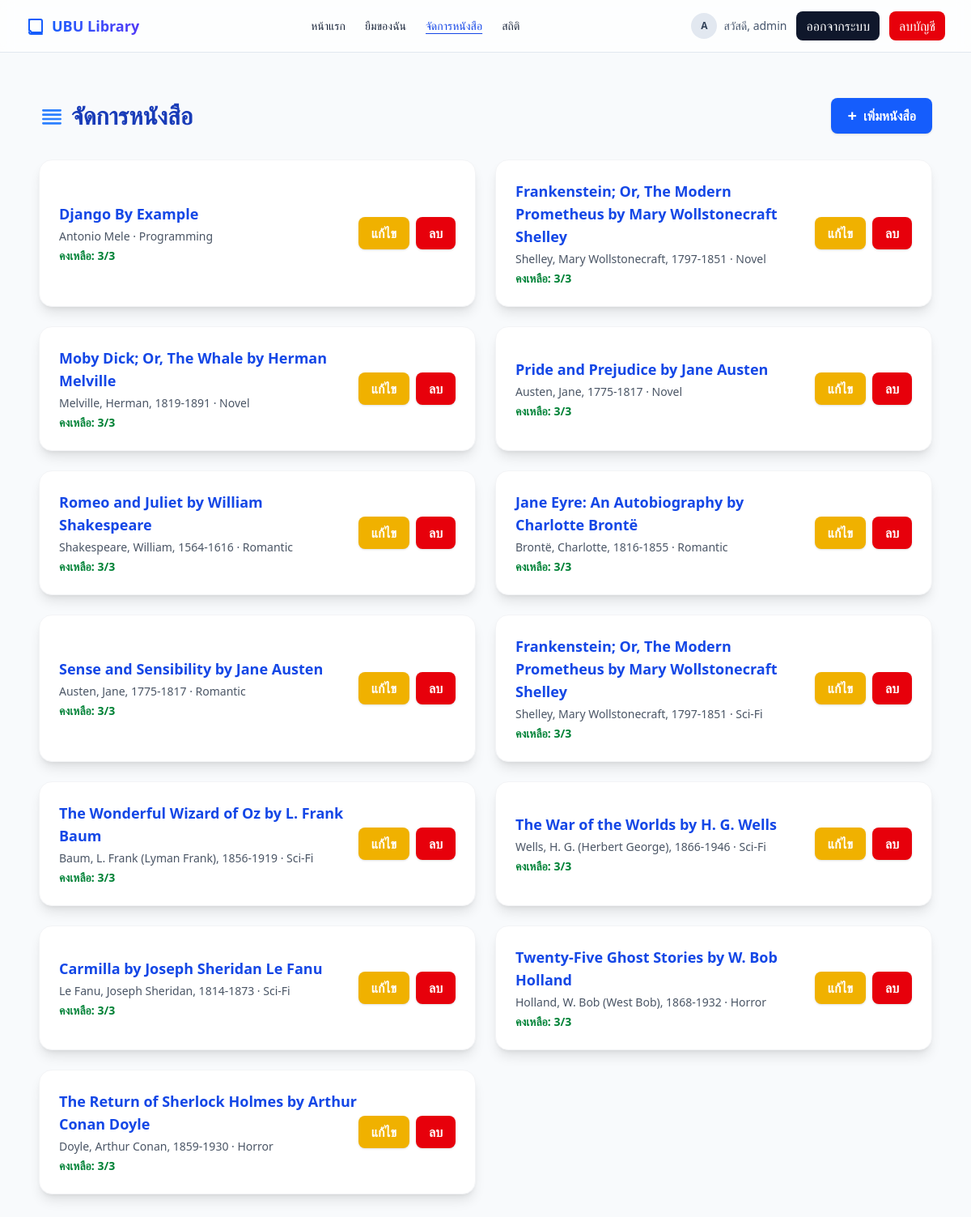
The app's page /manage/books/ (signed in), older data.
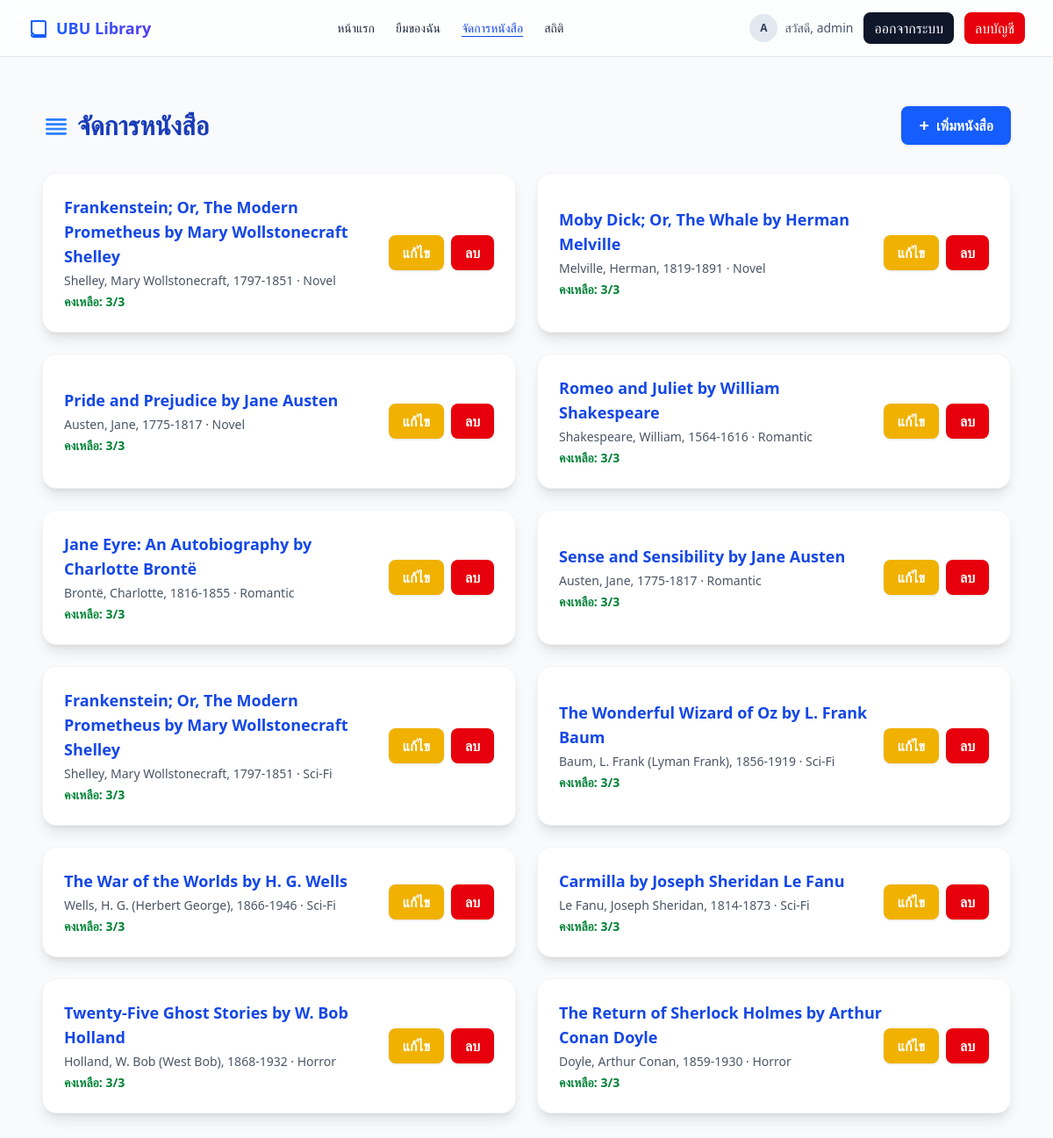
The same page, newer data.
### core/models.py (models this page shows, shortened)
class Book(models.Model):
    title = models.CharField(max_length=255)
    author = models.CharField(max_length=255)
    category = models.ForeignKey(Category, on_delete=models.SET_NULL, null=True)
    description = models.TextField(blank=True)
    cover_image = models.ImageField(upload_to='covers/', blank=True, null=True)
    total_copies = models.PositiveIntegerField(default=1)
    available_copies = models.PositiveIntegerField(default=1)
    created_at = models.DateTimeField(auto_now_add=True)

class Category(models.Model):
    name = models.CharField(max_length=100, unique=True)
    def __str__(self):
        return self.name

### core/views.py (the view)
# urls.py: path('manage/books/', views.book_manage_list, name='book_manage_list'),
@staff_required
def book_manage_list(request):
    books = Book.objects.select_related('category').all()
    return render(request, 'manage/book_manage_list.html', {'books': books})

### core/views.py (called while the page is built)
def staff_required(view):
    return user_passes_test(lambda u: u.is_staff)(view)

### core/templates/manage/book_manage_list.html
{% extends 'base.html' %}
{% block content %}
<div class="max-w-6xl mx-auto p-6">
    <div class="flex items-center justify-between mb-8">
        <h2 class="text-3xl font-bold text-blue-800 flex items-center gap-2">
            <svg class="w-8 h-8 text-blue-500" fill="none" stroke="currentColor" stroke-width="2" viewBox="0 0 24 24"><path stroke-linecap="round" stroke-linejoin="round" d="M4 19h16M4 15h16M4 11h16M4 7h16"></path></svg>
            จัดการหนังสือ
        </h2>
        <a href="{% url 'book_create' %}" class="bg-blue-600 text-white px-5 py-2 rounded-lg shadow hover:bg-blue-700 transition font-semibold flex items-center gap-2">
            <span class="text-xl">+</span> เพิ่มหนังสือ
        </a>
    </div>
    <div class="grid md:grid-cols-2 gap-6">
        {% for b in books %}
        <div class="p-6 bg-white rounded-2xl shadow-lg flex flex-col md:flex-row md:items-center md:justify-between border border-gray-100 hover:shadow-xl transition">
            <div>
                <div class="font-semibold text-lg text-blue-700">{{ b.title }}</div>
                <div class="text-sm text-gray-600 mt-1">{{ b.author }} · {{ b.category }}</div>
                <div class="text-sm mt-1 text-green-700 font-semibold">คงเหลือ: {{ b.available_copies }}/{{ b.total_copies }}</div>
            </div>
            <div class="mt-4 md:mt-0 flex gap-2">
                <a href="{% url 'book_edit' b.id %}" class="px-4 py-2 bg-yellow-500 text-white rounded-lg shadow hover:bg-yellow-600 transition font-semibold">แก้ไข</a>
                <a href="{% url 'book_delete' b.id %}" class="px-4 py-2 bg-red-600 text-white rounded-lg shadow hover:bg-red-700 transition font-semibold" onclick="return confirm('ลบหนังสือ?')">ลบ</a>
            </div>
        </div>
        {% empty %}
        <p class="text-gray-600 text-center py-10 bg-white rounded-xl shadow">ยังไม่มีหนังสือ</p>
        {% endfor %}
    </div>
</div>
{% endblock %}

Row changes from the older to the newer data that the page shows:
removed Book: title "Django By Example", author "Antonio Mele", category "Programming", available_copies "3", total_copies "3"
